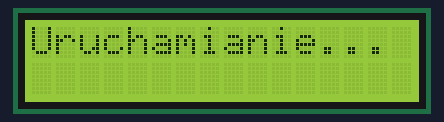
A sketch run on a simulated ESP32. Parts: 16×2 character LCD. WiFi joins after 1.5 s; servers stay silent unless stated; the camera gives no picture; what the sketch prints to the serial monitor is not drawn.

Above: at 1.1 s.
At 3.0 s:
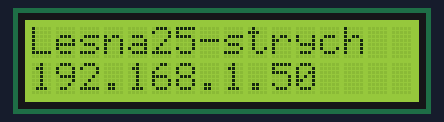

The sketch:

esp_test.ino
```cpp
#include "esp_camera.h"
#include <WiFi.h>
#include "esp_http_server.h"
#include <Wire.h>
#include <LiquidCrystal_I2C.h>

// =====================================================
// WIFI
// =====================================================

// const char* ssid = "aaa";
// const char* password = "Blazej_16";

const char* ssid = "Lesna25-strych";
const char* password = "tomeklesna25";

// =====================================================
// LCD I2C
// =====================================================

// Typowy adres LCD I2C: 0x27
LiquidCrystal_I2C lcd(0x27, 16, 2);

// Piny I2C ESP32-CAM
#define LCD_SDA 13
#define LCD_SCL 14

// =====================================================
// AI THINKER ESP32-CAM
// OV2640
// =====================================================

#define PWDN_GPIO_NUM     32
#define RESET_GPIO_NUM    -1
#define XCLK_GPIO_NUM      0
#define SIOD_GPIO_NUM     26
#define SIOC_GPIO_NUM     27

#define Y9_GPIO_NUM       35
#define Y8_GPIO_NUM       34
#define Y7_GPIO_NUM       39
#define Y6_GPIO_NUM       36
#define Y5_GPIO_NUM       21
#define Y4_GPIO_NUM       19
#define Y3_GPIO_NUM       18
#define Y2_GPIO_NUM       5

#define VSYNC_GPIO_NUM    25
#define HREF_GPIO_NUM     23
#define PCLK_GPIO_NUM     22

// =====================================================
// STREAM
// =====================================================

#define PART_BOUNDARY "123456789000000000000987654321"

static const char* STREAM_CONTENT_TYPE =
  "multipart/x-mixed-replace;boundary=" PART_BOUNDARY;

static const char* STREAM_BOUNDARY =
  "\r\n--" PART_BOUNDARY "\r\n";

static const char* STREAM_PART =
  "Content-Type: image/jpeg\r\n"
  "Content-Length: %u\r\n"
  "\r\n";

// =====================================================
// STRONA WWW
// =====================================================

static esp_err_t index_handler(httpd_req_t *req)
{
  const char* html = R"rawliteral(
<!DOCTYPE html>

<html lang="pl">

<head>

<meta charset="UTF-8">

<meta name="viewport"
      content="width=device-width, initial-scale=1.0">

<title>ESP32-CAM</title>

<style>

body {
  margin: 0;
  padding: 20px;

  background: #111;
  color: white;

  font-family: Arial, sans-serif;

  text-align: center;
}

h1 {
  margin-bottom: 20px;
}

.camera {
  width: 100%;
  max-width: 800px;

  border: 2px solid #444;

  display: block;

  margin-left: auto;
  margin-right: auto;
}

.info {
  margin-top: 15px;
  color: #aaa;
}

</style>

</head>

<body>

<h1>ESP32-CAM</h1>

<img
  class="camera"
  src="/stream"
  alt="Obraz z kamery"
>

<div class="info">
  Obraz na żywo
</div>

</body>

</html>
)rawliteral";

  httpd_resp_set_type(req, "text/html");

  return httpd_resp_send(
    req,
    html,
    strlen(html)
  );
}

// =====================================================
// STREAMING KAMERY
// =====================================================

static esp_err_t stream_handler(httpd_req_t *req)
{
  camera_fb_t *fb = NULL;

  esp_err_t res = ESP_OK;

  char part_buf[64];

  // Ustawienie typu odpowiedzi
  res = httpd_resp_set_type(
    req,
    STREAM_CONTENT_TYPE
  );

  if (res != ESP_OK)
  {
    return res;
  }

  // Wyłączenie buforowania
  httpd_resp_set_hdr(
    req,
    "Access-Control-Allow-Origin",
    "*"
  );

  while (true)
  {
    // Pobranie klatki z kamery
    fb = esp_camera_fb_get();

    if (!fb)
    {
      Serial.println(
        "Blad pobierania klatki z kamery"
      );

      res = ESP_FAIL;

      break;
    }

    // Początek kolejnej klatki
    res = httpd_resp_send_chunk(
      req,
      STREAM_BOUNDARY,
      strlen(STREAM_BOUNDARY)
    );

    if (res != ESP_OK)
    {
      esp_camera_fb_return(fb);

      break;
    }

    // Nagłówek JPEG
    size_t hlen = snprintf(
      part_buf,
      sizeof(part_buf),
      STREAM_PART,
      fb->len
    );

    res = httpd_resp_send_chunk(
      req,
      part_buf,
      hlen
    );

    if (res != ESP_OK)
    {
      esp_camera_fb_return(fb);

      break;
    }

    // Dane JPEG
    res = httpd_resp_send_chunk(
      req,
      (const char *)fb->buf,
      fb->len
    );

    // Zwolnienie bufora
    esp_camera_fb_return(fb);

    if (res != ESP_OK)
    {
      break;
    }

    // Małe opóźnienie stabilizujące streaming
    delay(30);
  }

  return res;
}

// =====================================================
// URUCHOMIENIE SERWERA
// =====================================================

void startCameraServer()
{
  httpd_config_t config =
    HTTPD_DEFAULT_CONFIG();

  config.server_port = 80;

  httpd_handle_t server = NULL;

  // ---------------------------------------------------
  // STRONA GŁÓWNA
  // ---------------------------------------------------

  httpd_uri_t index_uri;

  index_uri.uri = "/";
  index_uri.method = HTTP_GET;
  index_uri.handler = index_handler;
  index_uri.user_ctx = NULL;

  // ---------------------------------------------------
  // STREAM
  // ---------------------------------------------------

  httpd_uri_t stream_uri;

  stream_uri.uri = "/stream";
  stream_uri.method = HTTP_GET;
  stream_uri.handler = stream_handler;
  stream_uri.user_ctx = NULL;

  // ---------------------------------------------------
  // START SERWERA
  // ---------------------------------------------------

  if (httpd_start(
        &server,
        &config
      ) == ESP_OK)
  {
    httpd_register_uri_handler(
      server,
      &index_uri
    );

    httpd_register_uri_handler(
      server,
      &stream_uri
    );

    Serial.println(
      "Serwer HTTP uruchomiony."
    );
  }
  else
  {
    Serial.println(
      "BLAD: nie mozna uruchomic serwera HTTP."
    );
  }
}

// =====================================================
// SETUP
// =====================================================

void setup()
{
  Serial.begin(115200);

  delay(1000);

  // ===================================================
  // LCD
  // ===================================================

  // Uruchomienie magistrali I2C
  Wire.begin(
    LCD_SDA,
    LCD_SCL
  );

  // Uruchomienie LCD
  lcd.init();

  lcd.backlight();

  lcd.clear();

  lcd.setCursor(0, 0);
  lcd.print("Uruchamianie...");

  // ===================================================
  // SERIAL
  // ===================================================

  Serial.println();
  Serial.println("==============================");
  Serial.println("ESP32-CAM");
  Serial.println("TEST STREAMINGU");
  Serial.println("==============================");

  // ===================================================
  // KONFIGURACJA KAMERY
  // ===================================================

  camera_config_t config;

  config.ledc_channel =
    LEDC_CHANNEL_0;

  config.ledc_timer =
    LEDC_TIMER_0;

  config.pin_d0 = Y2_GPIO_NUM;
  config.pin_d1 = Y3_GPIO_NUM;
  config.pin_d2 = Y4_GPIO_NUM;
  config.pin_d3 = Y5_GPIO_NUM;
  config.pin_d4 = Y6_GPIO_NUM;
  config.pin_d5 = Y7_GPIO_NUM;
  config.pin_d6 = Y8_GPIO_NUM;
  config.pin_d7 = Y9_GPIO_NUM;

  config.pin_xclk =
    XCLK_GPIO_NUM;

  config.pin_pclk =
    PCLK_GPIO_NUM;

  config.pin_vsync =
    VSYNC_GPIO_NUM;

  config.pin_href =
    HREF_GPIO_NUM;

  config.pin_sccb_sda =
    SIOD_GPIO_NUM;

  config.pin_sccb_scl =
    SIOC_GPIO_NUM;

  config.pin_pwdn =
    PWDN_GPIO_NUM;

  config.pin_reset =
    RESET_GPIO_NUM;

  config.xclk_freq_hz =
    20000000;

  config.pixel_format =
    PIXFORMAT_JPEG;

  // ===================================================
  // PARAMETRY OBRAZU
  // ===================================================

  if (psramFound())
  {
    Serial.println(
      "PSRAM: OK"
    );

    config.frame_size =
      FRAMESIZE_VGA;

    config.jpeg_quality =
      12;

    config.fb_count =
      2;
  }
  else
  {
    Serial.println(
      "PSRAM: BRAK"
    );

    config.frame_size =
      FRAMESIZE_QVGA;

    config.jpeg_quality =
      15;

    config.fb_count =
      1;
  }

  // ===================================================
  // URUCHOMIENIE KAMERY
  // ===================================================

  Serial.println(
    "Uruchamianie kamery..."
  );

  esp_err_t err =
    esp_camera_init(&config);

  if (err != ESP_OK)
  {
    Serial.printf(
      "BLAD KAMERY: 0x%x\n",
      err
    );

    lcd.clear();
    lcd.setCursor(0, 0);
    lcd.print("BLAD KAMERY");

    lcd.setCursor(0, 1);

    char errorText[17];

    snprintf(
      errorText,
      sizeof(errorText),
      "Kod: 0x%x",
      err
    );

    lcd.print(errorText);

    while (true)
    {
      delay(1000);
    }
  }

  Serial.println(
    "Kamera uruchomiona."
  );

  // ===================================================
  // WIFI
  // ===================================================

  WiFi.mode(WIFI_STA);

  Serial.println();
  Serial.println(
    "Laczenie z Wi-Fi..."
  );

  WiFi.begin(
    ssid,
    password
  );

  int attempts = 0;

  while (
    WiFi.status() != WL_CONNECTED &&
    attempts < 40
  )
  {
    delay(500);

    Serial.print(".");

    attempts++;
  }

  Serial.println();

  // ===================================================
  // SPRAWDZENIE WIFI
  // ===================================================

  if (WiFi.status() != WL_CONNECTED)
  {
    Serial.println(
      "BLAD: brak polaczenia z Wi-Fi."
    );

    Serial.println(
      "Sprawdz SSID, haslo i siec 2.4 GHz."
    );

    lcd.clear();

    lcd.setCursor(0, 0);
    lcd.print("Blad WiFi");

    lcd.setCursor(0, 1);
    lcd.print("Brak polaczenia");

    while (true)
    {
      delay(1000);
    }
  }

  Serial.println(
    "Wi-Fi polaczone."
  );

  Serial.print(
    "Adres IP: "
  );

  Serial.println(
    WiFi.localIP()
  );

  Serial.print(
    "Sila sygnalu RSSI: "
  );

  Serial.print(
    WiFi.RSSI()
  );

  Serial.println(
    " dBm"
  );

  // ===================================================
  // START SERWERA
  // ===================================================

  startCameraServer();

  // ===================================================
  // LCD - GOTOWE
  // ===================================================

  lcd.clear();

  // Pierwsza linia - nazwa WiFi
  lcd.setCursor(0, 0);
  lcd.print(ssid);

  // Druga linia - adres IP
  lcd.setCursor(0, 1);
  lcd.print(WiFi.localIP());

  // ===================================================
  // INFORMACJE SERIAL
  // ===================================================

  Serial.println();
  Serial.println("==============================");
  Serial.println("STREAMING GOTOWY");
  Serial.print("http://");
  Serial.println(WiFi.localIP());
  Serial.println("==============================");
}

// =====================================================
// LOOP
// =====================================================

void loop()
{
  delay(1000);
}
```

Measured:
- what the display in image 0 shows lasts 1.8 s, from 1.1 s to 2.9 s
